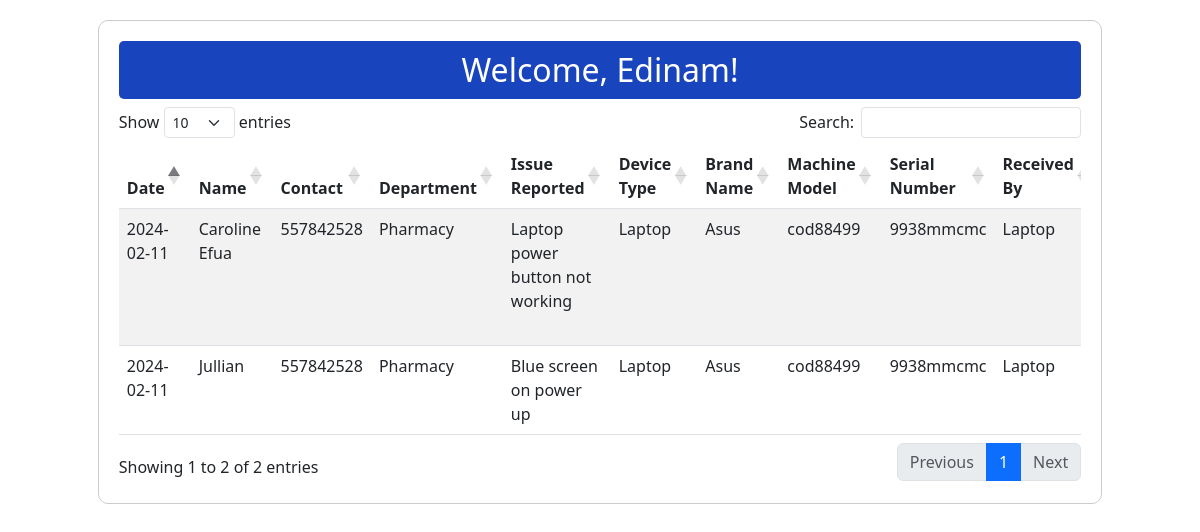
/viewtable.php (signed in), run on the app's committed database.
### tables this page shows
CREATE TABLE `logbook` (
  `id` int(11) NOT NULL,
  `date` varchar(20) NOT NULL,
  `name` varchar(255) NOT NULL,
  `contact` int(11) NOT NULL,
  `department` varchar(255) NOT NULL,
  `issue_reported` varchar(255) NOT NULL,
  `device_type` varchar(255) NOT NULL,
  `brand_name` varchar(255) NOT NULL,
  `machine_model` varchar(255) NOT NULL,
  `serial_number` varchar(20) NOT NULL,
  `received_by` varchar(255) NOT NULL,
  `additional_items` varchar(255) NOT NULL,
  `hypothesis` varchar(255) NOT NULL,
  `wikihow` varchar(255) NOT NULL,
  `status` varchar(20) NOT NULL,
  `handled_by` varchar(255) NOT NULL,
  `date_fixed` varchar(20) NOT NULL,
  `date_taken` varchar(20) NOT NULL
);

### viewtable.php (the view, shortened to what this page needs)
<!DOCTYPE html>
<html lang="en">
<head>
    <link rel="stylesheet" href="https://cdnjs.cloudflare.com/ajax/libs/twitter-bootstrap/5.3.0/css/bootstrap.min.css" />
    <link rel="stylesheet" href="https://cdn.datatables.net/1.13.7/css/dataTables.bootstrap5.min.css" />
    <link rel="stylesheet" href="https://cdnjs.cloudflare.com/ajax/libs/font-awesome/6.3.0/css/all.min.css"/>
</head>
<body>
   <div class="container">
        <div class="table-container">
            <h2>Welcome, <?php echo $_SESSION['username']; ?>!</h2>
            <div class="table-responsive">
                    <table id="logbookTable" class="table table-striped" style="width:100%">
                        <thead>
                            <tr>
                                <th>Date</th>
                                <th>Name</th>
                                <th>Contact</th>
                                <th>Department</th>
                                <th>Issue Reported</th>
                                <th>Device Type</th>
                                <th>Brand Name</th>
                                <th>Machine Model</th>
                                <th>Serial Number</th>
                                <th>Received By</th>
                            </tr>
                        </thead>
                        <tbody>
                            <?php
                            include 'config.php';
                            $sql = "SELECT * FROM logbook";
                            $result = $conn->query($sql);
                            if ($result->num_rows > 0) {
                                while ($row = $result->fetch_assoc()) {
                                    echo "<tr>";
                                    echo "<td>" . $row['date'] . "</td>";
                                    echo "<td>" . $row['name'] . "</td>";
                                    echo "<td>" . $row['contact'] . "</td>";
                                    echo "<td>" . $row['department'] . "</td>";
                                    echo "<td>" . $row['issue_reported'] . "</td>";
                                    echo "<td>" . $row['device_type'] . "</td>";
                                    echo "<td>" . $row['brand_name'] . "</td>";
                                    echo "<td>" . $row['machine_model'] . "</td>";
                                    echo "<td>" . $row['serial_number'] . "</td>";
                                    echo "<td>" . $row['received_by'] . "</td>";
                                    echo "</tr>";
                                }
                            }
                            ?>
                        </tbody>
                    </table>
       </div>
     </div>
    </div>
</body>
</html>

### viewtable.php (style rules this page uses)
.table-container { margin: 20px auto; padding: 20px; max-width: 90%; border: 1px solid #ccc; border-radius: 10px; }
.table-container h2 { text-align:center; background:#1844bd; padding:10px; border-radius:5px; color:#fff; }
.table-responsive { width: 100%; overflow-x: auto; }

### data on the page
logbook: date "2024-02-11", name "Caroline Efua", contact "557842528", department "Pharmacy", issue_reported "Laptop power button not working", device_type "Laptop", brand_name "Asus", machine_model "cod88499", serial_number "9938mmcmc", received_by "Laptop"
logbook: date "2024-02-11", name "Jullian", contact "557842528", department "Pharmacy", issue_reported "Blue screen on power up", device_type "Laptop", brand_name "Asus", machine_model "cod88499", serial_number "9938mmcmc", received_by "Laptop"

### other printed values
$_SESSION['username'] "Edinam"
